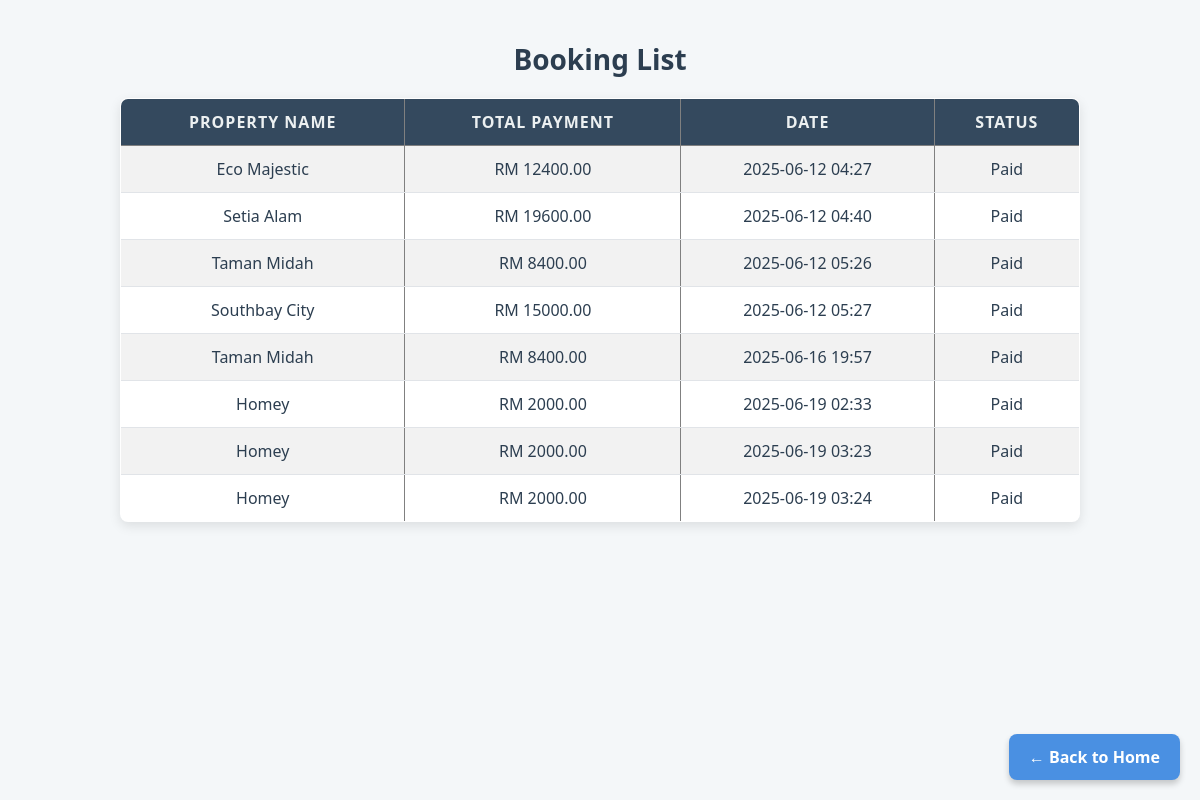
The app's page /payment/booking-list/ (signed in), older data.
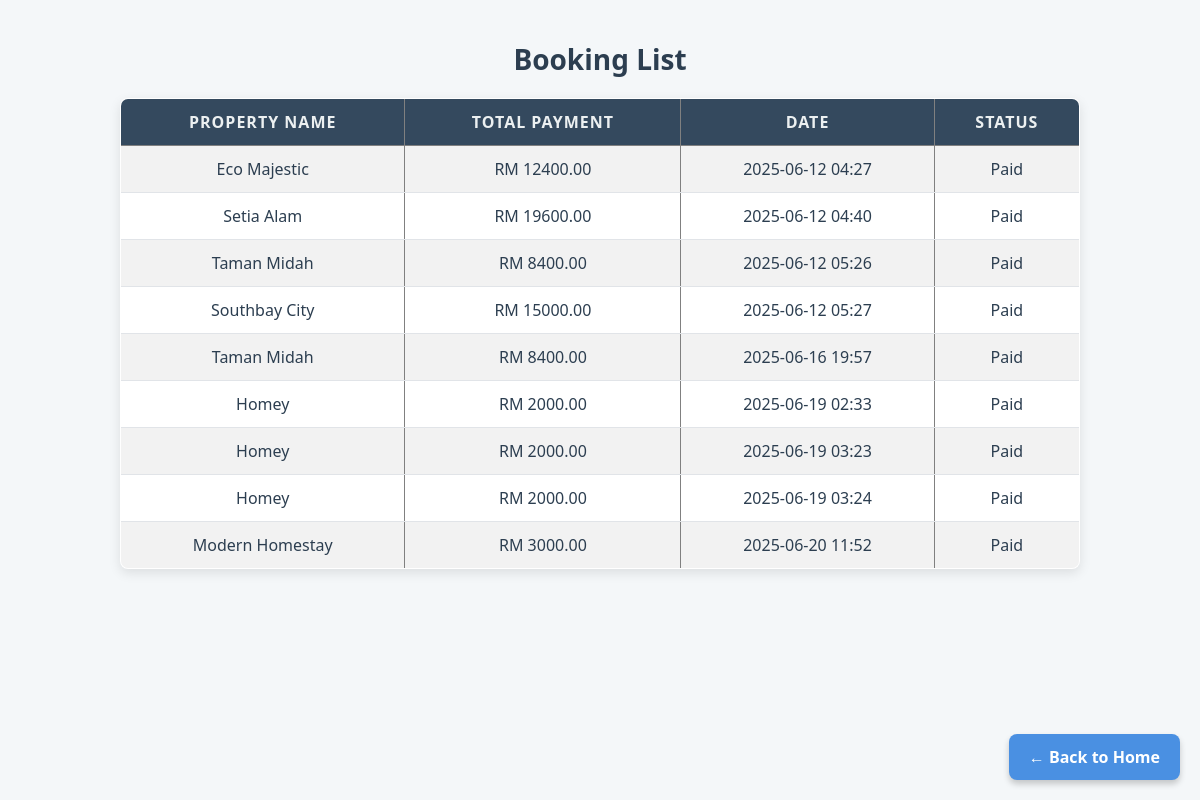
The same page, newer data.
### payment/models.py (models this page shows)
class Booking(models.Model):
    property = models.ForeignKey(Property, on_delete=models.CASCADE)
    total_payment = models.DecimalField(max_digits=10, decimal_places=2)
    date = models.DateTimeField()
    status = models.CharField(max_length=20)

### proplistpage/models.py (models this page shows, shortened)
class Property(models.Model):
    LOCATION_CHOICES = [
        ('KUALA LUMPUR', 'Kuala Lumpur'),
        ('SELANGOR', 'Selangor'),
        ('PENANG', 'Penang'),
        ('OTHERS', 'Others'),
    ]
    PROPERTY_TYPE_CHOICES = [
        ('sale', 'For Sale'),
        ('rent', 'For Rent'),
    ]
    user = models.ForeignKey(User, on_delete=models.CASCADE)  # 🔥 Add this line
    title = models.CharField(max_length=100)
    location = models.CharField(max_length=100, choices=LOCATION_CHOICES)
    price = models.DecimalField(max_digits=10, decimal_places=2)
    description = models.TextField()
    address = models.CharField(max_length=200, blank=True)
    detail = models.TextField(blank=True)
    image = models.ImageField(upload_to='property_images/')
    address = models.CharField(max_length=200, blank=True)  # 具体地址
    detail = models.TextField(blank=True)  # 房屋详情
    image = models.ImageField(upload_to='property_images/')
    PROPERTY_TYPE_CHOICES = [
        ('sale', 'For Sale'),
        ('rent', 'For Rent'),
    ]
    type = models.CharField(max_length=10, choices=PROPERTY_TYPE_CHOICES, default='sale')
    is_booked = models.BooleanField(default=False)

### payment/views.py (the view)
# urls.py: path('booking-list/', views.booking_list, name='booking_list'),
@login_required
def booking_list(request):
    bookings = Booking.objects.all()
    return render(request, 'payment/booking_list.html', {'bookings': bookings})

### payment/templates/payment/booking_list.html (shortened to what this page needs)
{% load static %}
<!DOCTYPE html>
<html>
<head>
    <link rel="stylesheet" href="{% static 'main/style.css' %}">
</head>
<body>
<h5 style="text-align:center;">Booking List</h5>
<table border="1" style="margin:auto; border-collapse: collapse;">
    <tr>
        <th>Property Name</th>
        <th>Total Payment</th>
        <th>Date</th>
        <th>Status</th>
    </tr>
    {% for b in bookings %}
    <tr>
        <td>{{ b.property.title }}</td>
        <td>RM {{ b.total_payment|floatformat:2 }}</td>
        <td>{{ b.date|date:"Y-m-d H:i" }}</td>
        <td>{{ b.status }}</td>
    </tr>
    {% endfor %}
</table>
<a href="{% url 'proplistpage:property-list' %}" class="button-back">← Back to Home</a>
</body>
</html>

Row changes from the older to the newer data that the page shows:
added Booking: property "Modern Homestay", total_payment "3000.00", date "2025-06-20 11:52", status "Paid"
